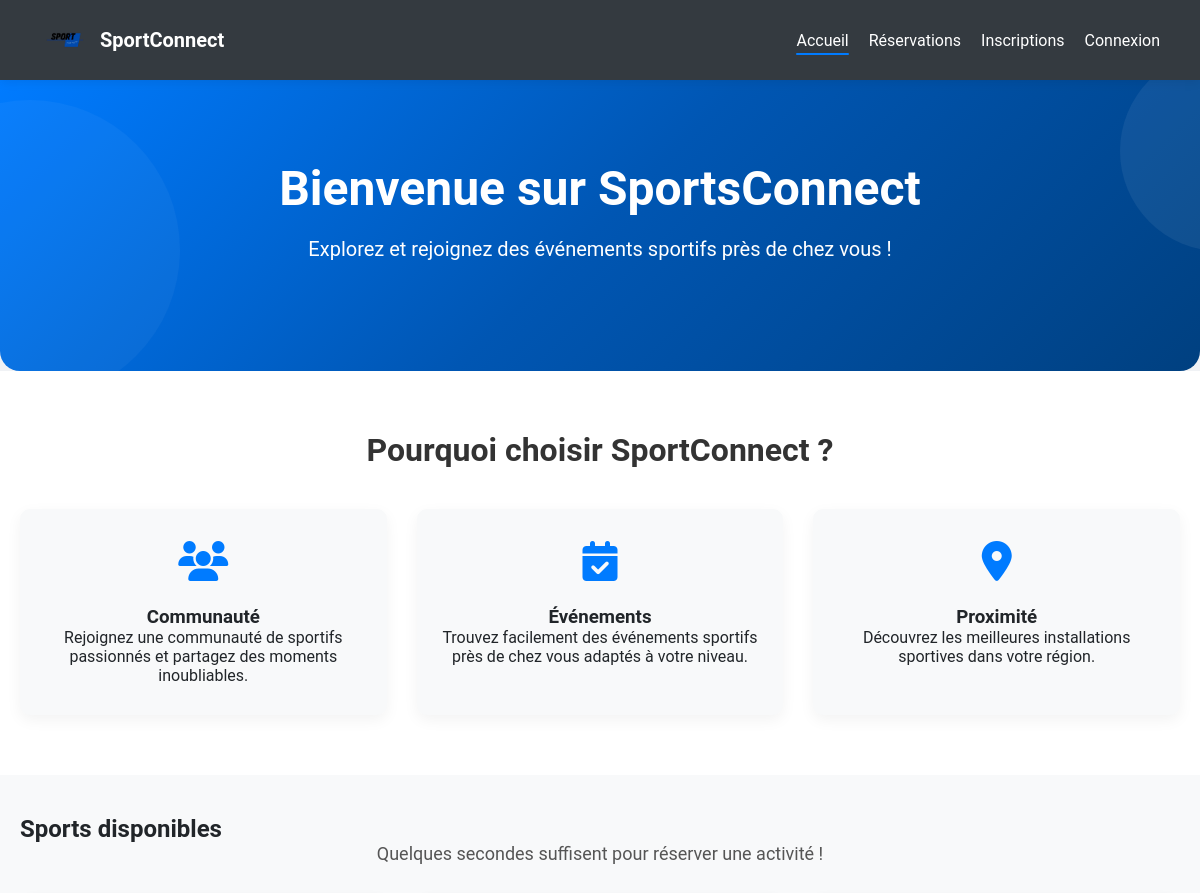
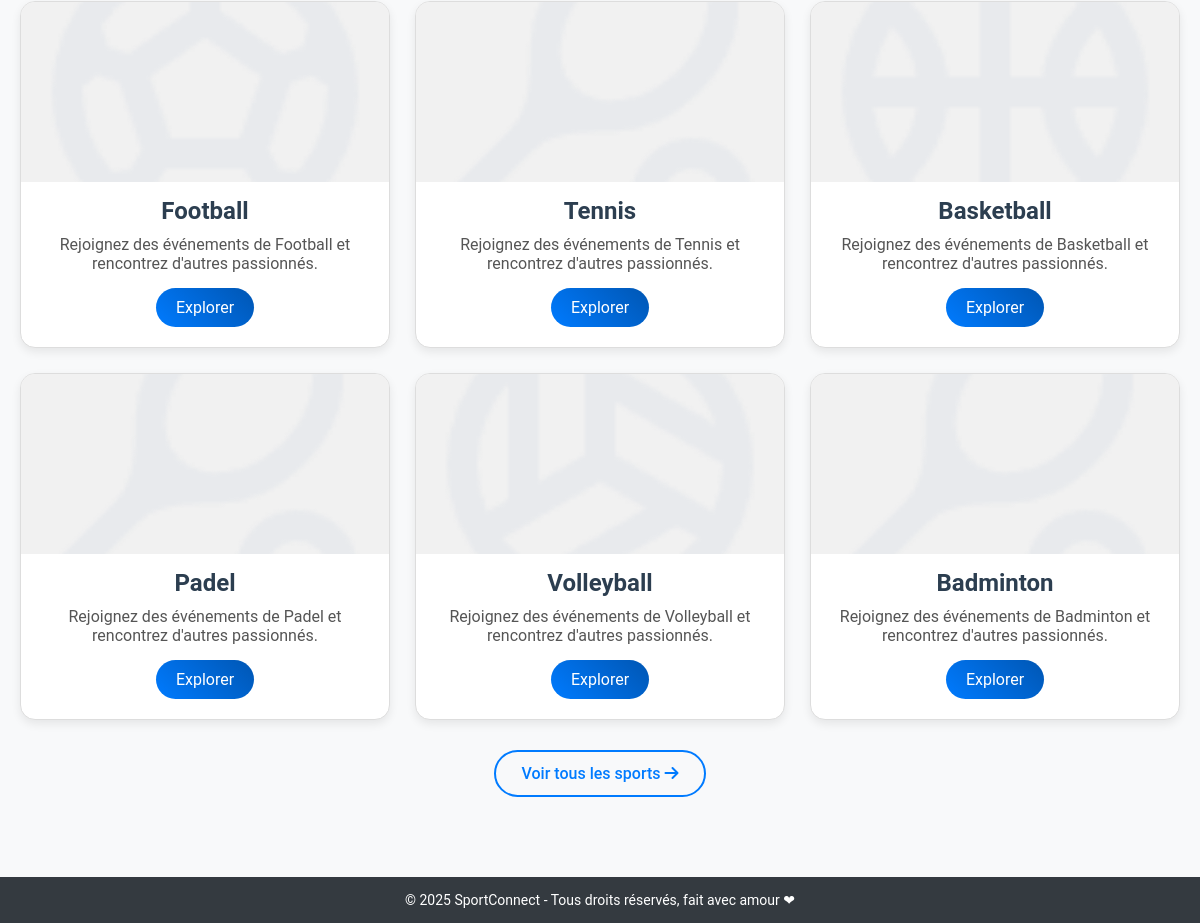
The page / on the database its author committed (2 pictures, top to bottom).
### tables this page shows
CREATE TABLE `sports` (
  `id_sport` int NOT NULL,
  `nom_sport` varchar(50) NOT NULL,
  `id_categorie` int DEFAULT NULL,
  `pmr` tinyint(1) NOT NULL DEFAULT '0'
);

### src/Controleur/AccueilControleur.php (called while the page is built, shortened)
<?php
class AccueilControleur extends ControleurBase
{
    private $sportModele;
    public function __construct($pdo = null)
    {
        $this->sportModele = new SportModele($pdo);
    }
    public function index()
    {
        try {
            $statutPmr = isset($this->utilisateurConnecte['pmr']) && $this->utilisateurConnecte['pmr'] == 1 ? 'oui' : 'non';
            $sports = $this->sportModele->obtenirSportsSelonUtilisateur($statutPmr);
            $vue = new AccueilVue(
                "Bienvenue sur SportsConnect",
                $sports,
                $this->utilisateurConnecte,
                [],
                ($statutPmr === 'oui')
            );
            $vue->afficher();
        } catch (\Exception $e) {
            $this->ajouterMessageErreur("Erreur lors de la récupération des sports : " . $e->getMessage());
            Reponses::rediriger('accueil');
        }
    }
}

### src/Core/Routeur.php (called while the page is built, shortened)
<?php
class Routeur
{
    private $pdo;
    public function __construct($pdo)
    {
        $this->pdo = $pdo;
    }
    public function executer()
    {
        try {
            $nomMethode = 'index';
            $controleur = new $classeControleur($this->pdo);
            $controleur->$nomMethode();
        } catch (\Exception $e) {
            $this->afficherPageErreur($e->getMessage());
        }
    }
}

### index.php (called while the page is built, shortened)
<?php
try {
    require_once __DIR__ . '/config/db.php';
    $routeur = new Routeur($pdo);
    $routeur->executer();
} catch (Exception $e) {
    error_log("Erreur application: " . $e->getMessage());
    displayErrorPage();
}

### src/Core/FabriqueBase.php (called while the page is built, shortened)
<?php
class FabriqueBase
{
    protected $pdo;
    protected $table;
    public function __construct($pdo, $table, $clePrimaire = 'id')
    {
        $this->pdo = $pdo;
        $this->table = $table;
    }
    public function obtenirParCriteres($criteres, $ordre = null)
    {
        $conditions = [];
        $params = [];
        foreach ($criteres as $colonne => $valeur) {
            if ($valeur === null) {
                $conditions[] = "{$colonne} IS NULL";
            } else {
                $paramName = ":{$colonne}";
                $conditions[] = "{$colonne} = {$paramName}";
                $params[$paramName] = $valeur;
            }
        }
        $sql = "SELECT * FROM {$this->table}";
        if (!empty($conditions)) {
            $sql .= " WHERE " . implode(' AND ', $conditions);
        }
        $stmt = $this->pdo->prepare($sql);
        $stmt->execute($params);
        return $stmt->fetchAll(\PDO::FETCH_ASSOC);
    }
}

### src/Fabrique/SportModele.php (called while the page is built, shortened)
<?php
class SportModele extends FabriqueBase
{
    public function obtenirSportsSelonUtilisateur($pmr)
    {
        $pmrValeur = ($pmr === 'oui') ? 1 : 0;
        return $this->obtenirParCriteres(['pmr' => $pmrValeur]);
    }
}

### src/Vues/AccueilVue.php (the view, shortened to what this page needs)
<?php
class AccueilVue extends VueBase
{
    private $sports;
    public function __construct(
        string $titre,
        array $sports = [],
        array $utilisateur = null,
        array $erreurs = [],
        bool $estPMR = false
    ) {
        $this->sports = $sports;
    }
    protected function afficherHero($sousTitre = null)
    {
        if ($sousTitre === null) {
            $sousTitre = "Explorez et rejoignez des événements sportifs près de chez vous !";
        }
        ?>
        <header class="hero">
            <h1><?php echo htmlspecialchars($this->titre); ?></h1>
            <p><?php echo htmlspecialchars($sousTitre); ?></p>
        </header>
        <?php
    }
    protected function afficherContenu()
    {
        ?>
        <main>
            <section class="features-section">
                <div class="container">
                    <h2>Pourquoi choisir SportConnect ?</h2>
                    <div class="features-grid">
                        <div class="feature-card">
                            <div class="feature-icon">
                                <i class="fa-solid fa-users"></i>
                            </div>
                            <h3>Communauté</h3>
                            <p>Rejoignez une communauté de sportifs passionnés et partagez des moments inoubliables.</p>
                        </div>
                        <div class="feature-card">
                            <div class="feature-icon">
                                <i class="fa-solid fa-calendar-check"></i>
                            </div>
                            <h3>Événements</h3>
                            <p>Trouvez facilement des événements sportifs près de chez vous adaptés à votre niveau.</p>
                        </div>
                        <div class="feature-card">
                            <div class="feature-icon">
                                <i class="fa-solid fa-map-marker-alt"></i>
                            </div>
                            <h3>Proximité</h3>
                            <p>Découvrez les meilleures installations sportives dans votre région.</p>
                        </div>
                    </div>
                </div>
            </section>
            <section class="sports-section">
                <div class="container">
                    <h2>Sports disponibles</h2>
                    <p class="sports-intro">Quelques secondes suffisent pour réserver une activité !</p>
                    <?php if (!empty($this->sports)): ?>
                        <div class="sports-categories">
                            <?php
                            $sportsAffichés = array_slice($this->sports, 0, 6);
                            ?>
                            <div class="sports-list">
                                <?php foreach ($sportsAffichés as $sport): ?>
                                    <?php
                                    $nomSport = is_array($sport) ? ($sport['nom_sport'] ?? 'Sport inconnu') : $sport;
                                    ?>
                                    <div class="sport-card">
                                        <div class="sport-image-container">
                                            <img src="assets/sports/<?php echo strtolower(str_replace(' ', '_', $nomSport)); ?>.png"
                                                alt="<?php echo $this->e($nomSport); ?>"
                                                class="sport-image"
                                                onerror="this.src='assets/sports/default.png';">
                                        </div>
                                        <h3 class="sport-title"><?php echo $this->e($nomSport); ?></h3>
                                        <p class="sport-description">Rejoignez des événements de <?php echo $this->e($nomSport); ?> et rencontrez d'autres passionnés.</p>
                                        <a href="?page=reservation&sport=<?php echo urlencode($nomSport); ?>" class="cta-button">
                                            Explorer
                                        </a>
                                    </div>
                                <?php endforeach; ?>
                            </div>
                            <?php if (count($this->sports) > 6): ?>
                                <div class="voir-plus-container">
                                    <a href="?page=reservation" class="voir-plus-button">
                                        Voir tous les sports <i class="fa-solid fa-arrow-right"></i>
                                    </a>
                                </div>
                            <?php endif; ?>
                        </div>
                    <?php else: ?>
                        <p class="no-sports-message">Aucun sport disponible pour le moment.</p>
                    <?php endif; ?>
                </div>
            </section>
        </main>
        <?php
    }
}

### CSS/style.css (style rules this page uses)
*, *::before, *::after { box-sizing: border-box; margin: 0; padding: 0; }
body { font-family: 'Roboto', sans-serif; background-color: #f0f2f5; color: #212529; display: flex; flex-direction: column; min-height: 100vh; }
.container { max-width: 1200px; margin: 0 auto; padding: 0 20px; }
a { text-decoration: none; color: inherit; transition: color 0.3s ease; }
:root { --primary: #007bff; --primary-dark: #0056b3; --primary-100: #cfe2ff; --primary-800: #0a58ca; --secondary: #6c757d; --danger: #dc3545; --warning: #ffc107; --success: #28a745; --light: #f8f9fa; --dark: #343a40; --white: #fff; --gray-50: #f9fafb; --gray-100: #f8f9fa; --gray-200: #e9ecef; --gray-300: #dee2e6; --gray-400: #ced4da; --gray-500: #adb5bd; --gray-600: #6c757d; --gray-700: #495057; --gray-800: #343a40; --gray-900: #212529; }
h1, h2, h3, h4, h5, h6 { font-weight: 600; }
.cta-button { padding: 10px 20px; background: linear-gradient(45deg, var(--primary), var(--primary-dark)); color: var(--white); text-decoration: none; border-radius: 30px; font-size: 16px; transition: background 0.3s, transform 0.2s; }
.hero { text-align: center; background: linear-gradient(135deg, var(--primary), var(--primary-dark), #004080); color: var(--white); padding: 80px 20px; border-radius: 0 0 20px 20px; margin-bottom: 30px; position: relative; overflow: hidden; }
.hero::before { content: ""; position: absolute; top: -10%; right: -10%; width: 200px; height: 200px; background: rgba(255, 255, 255, 0.1); border-radius: 50%; opacity: 0.6; }
.hero::after { content: ""; position: absolute; bottom: -10%; left: -10%; width: 300px; height: 300px; background: rgba(255, 255, 255, 0.1); border-radius: 50%; opacity: 0.4; }
.hero h1 { font-size: 48px; margin-bottom: 20px; font-weight: 700; }
.hero p { font-size: 20px; margin-bottom: 30px; }
.features-section { padding: 60px 0; background-color: white; margin-top: -30px; }
.features-section h2 { text-align: center; margin-bottom: 40px; font-size: 32px; color: #333; }
.features-grid { display: grid; grid-template-columns: repeat(auto-fit, minmax(250px, 1fr)); gap: 30px; }
.feature-card { text-align: center; padding: 30px 20px; border-radius: 10px; background-color: #f8f9fa; box-shadow: 0 5px 15px rgba(0, 0, 0, 0.05); transition: transform 0.3s; }
.feature-icon { font-size: 40px; color: var(--primary); margin-bottom: 20px; }
.sports-section { padding: 40px 0; background-color: #f8f9fa; }
.sports-intro { font-size: 18px; margin-bottom: 30px; color: #555; text-align: center; }
.sports-list { display: grid; grid-template-columns: repeat(auto-fill, minmax(300px, 1fr)); gap: 25px; margin-bottom: 30px; }
.sport-card { background: var(--white); border: 1px solid #ddd; border-radius: 15px; box-shadow: 0 4px 10px rgba(0, 0, 0, 0.08); padding: 0; text-align: center; transition: transform 0.3s, box-shadow 0.3s; overflow: hidden; }
.sport-image-container { height: 180px; overflow: hidden; position: relative; background-color: #f1f1f1; }
.sport-image { width: 100%; height: 100%; object-fit: cover; transition: transform 0.5s; }
.sport-title { font-size: 24px; margin: 15px 0 10px; color: #2c3e50; font-weight: 600; padding: 0 20px; }
.sport-description { font-size: 16px; color: #555; margin-bottom: 15px; padding: 0 20px; }
.sport-card .cta-button { margin: 0 20px 20px; display: inline-block; }
.voir-plus-container { text-align: center; margin-top: 20px; margin-bottom: 40px; }
.voir-plus-button { display: inline-block; padding: 12px 25px; background-color: transparent; color: var(--primary); border: 2px solid var(--primary); border-radius: 30px; font-weight: 500; text-decoration: none; transition: all 0.3s; }

### rows shown on the page
sports: shows a picture, nom_sport "Football"
sports: nom_sport "Tennis"
sports: shows a picture, nom_sport "Basketball"
sports: nom_sport "Padel"
sports: shows a picture, nom_sport "Volleyball"
sports: nom_sport "Badminton"

### other values the page prints
$nom "Accueil"
$nom "Réservations"
$nom "Inscriptions"
$nom "Connexion"
$this->titre "Bienvenue sur SportsConnect"
$sousTitre "Explorez et rejoignez des événements sportifs près de chez vous !"
